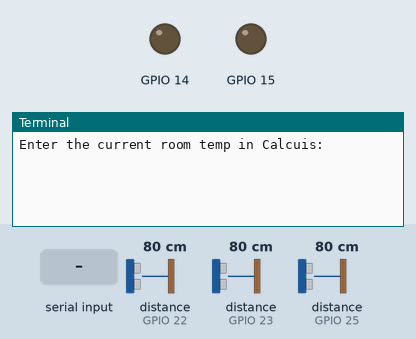
Bench run of a program on a simulated Raspberry Pi (BCM pin numbers). On the bench: output pins drawn as LEDs (lit = HIGH), the last lines printed to the terminal. The test bench sets the inputs (shaded band); at power-on: distance to the obstacle (sensors on GPIO 22, GPIO 23, GPIO 25) 80 cm. The echo pulse lasts 58.3 µs per cm; the clock reads 2024-03-15 10:24:30 at power-on unless the program sets it; pins used as bus, display or sensor lines are not drawn.

Above: at 1.2 s.
1.3 s: "0" typed at the terminal, then Enter
At 2.1 s:
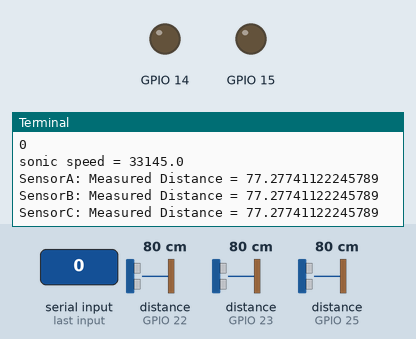
2.8 s: distance to the obstacle (sensor on GPIO 22) set to 2 cm
At 4.0 s:
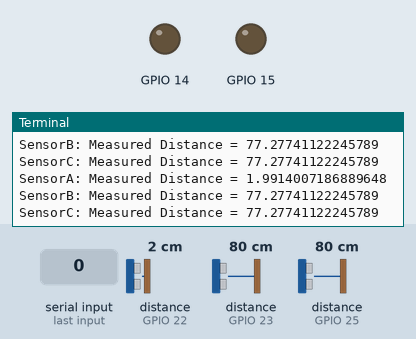
4.3 s: distance to the obstacle (sensor on GPIO 23) set to 2 cm
At 5.1 s:
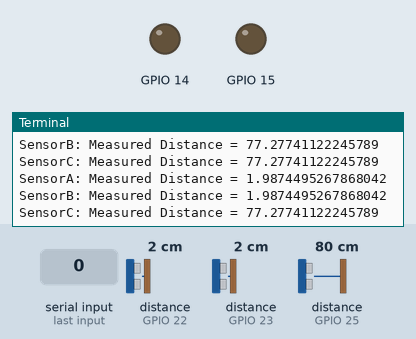
5.8 s: distance to the obstacle (sensor on GPIO 25) set to 2 cm
At 7.0 s:
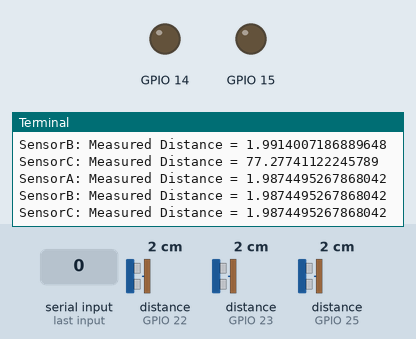
7.3 s: distance to the obstacle (sensor on GPIO 22) set to 4 cm
At 7.9 s:
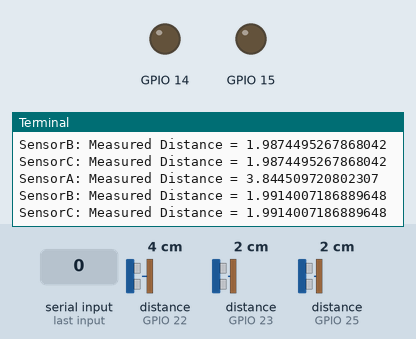
8.8 s: distance to the obstacle (sensor on GPIO 23) set to 4 cm
At 10.2 s:
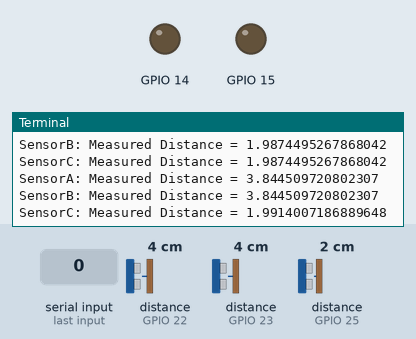
Timing chart, 0 to 11.3 s (numbered marks = the images above; inputs shaded):
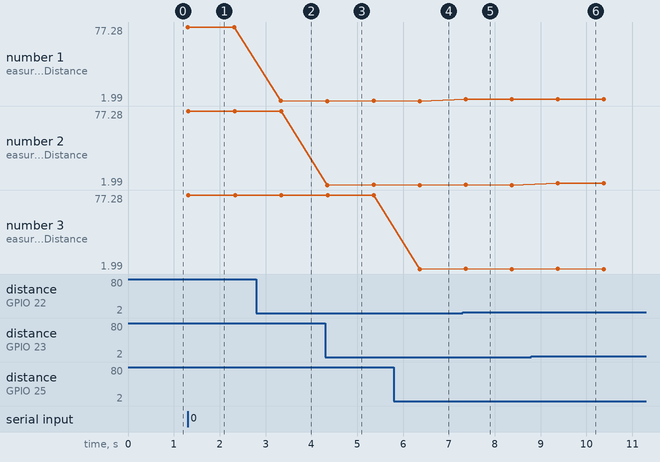

The program:

ultrasonicSensor.py
```python
import RPi.GPIO as GPIO
import time
import math
GPIO.setmode(GPIO.BCM)
GPIO.setwarnings(False)

class ultraSonicSensor():
    def __init__(self,sensorName,trigger,echo):
        self.sensorName = sensorName
        self.GPIO_TRIGGER = trigger
        self.GPIO_ECHO = echo
        GPIO.setup(self.GPIO_TRIGGER, GPIO.OUT)
        GPIO.setup(self.GPIO_ECHO, GPIO.IN)

    def distance(self):
        GPIO.output(self.GPIO_TRIGGER,True)
        time.sleep(0.00001)
        GPIO.output(self.GPIO_TRIGGER,False)
        startTime = time.time()
        stopTime = time.time()

        while GPIO.input(self.GPIO_ECHO) == 0:
            startTime = time.time()

        while GPIO.input(self.GPIO_ECHO) == 1:
            stopTime = time.time()

        timeElapsed = stopTime - startTime
        distance = (timeElapsed*sonicSpeed) / 2
        print(f'Sensor{self.sensorName}: Measured Distance = {distance}')
        return distance

def calSonicSpeed():
    temp = int(input("Enter the current room temp in Calcuis: "))
    sonic_speed = 33145*math.sqrt((temp+273.15)/273.15)
    print(f'sonic speed = {sonic_speed}')
    return sonic_speed

sonicSpeed = calSonicSpeed()

if __name__ == '__main__':
    sensorA = ultraSonicSensor("A",18,22)
    sensorB = ultraSonicSensor("B",15,23)
    sensorC = ultraSonicSensor("C",14,25)
    while True:
        sensorA.distance()
        sensorB.distance()
        sensorC.distance()
        time.sleep(1)
```

Measured:
- after the input at 1.3 s, the terminal: prints a new line at once (image 1)
- after the input at 2.8 s, the terminal: prints a new line after 0.54 s (image 2)
- after the input at 4.3 s, the terminal: prints a new line after 0.05 s (image 3)
- after the input at 5.8 s, the terminal: prints a new line after 0.57 s (image 4)
- after the input at 7.3 s, the terminal: prints a new line after 0.07 s (image 5)
- after the input at 8.8 s, the terminal: prints a new line after 0.58 s (image 6)
- plotted number 1: 77.28 → 1.99 after the input at 2.8 s, 1.99 → 3.84 after the input at 7.3 s
